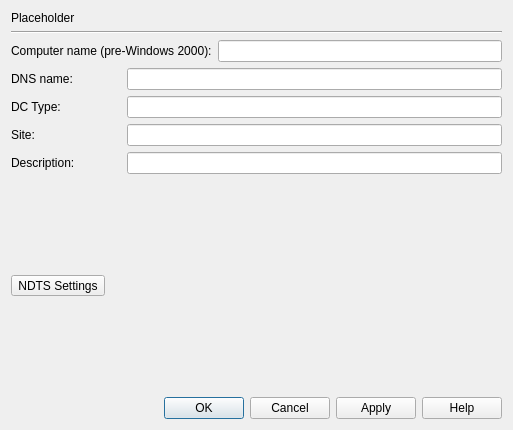
<?xml version="1.0" encoding="UTF-8"?>
<ui version="4.0">
 <class>GeneralComputerWidget</class>
 <widget class="QWidget" name="GeneralComputerWidget">
  <property name="geometry">
   <rect>
    <x>0</x>
    <y>0</y>
    <width>513</width>
    <height>430</height>
   </rect>
  </property>
  <property name="windowTitle">
   <string>Form</string>
  </property>
  <layout class="QGridLayout" name="gridLayout">
   <item row="6" column="2" colspan="3">
    <widget class="QLineEdit" name="descriptionLineEdit">
     <property name="readOnly">
      <bool>true</bool>
     </property>
    </widget>
   </item>
   <item row="5" column="0" colspan="2">
    <widget class="QLabel" name="siteLabel">
     <property name="text">
      <string>Site:</string>
     </property>
    </widget>
   </item>
   <item row="5" column="2" colspan="3">
    <widget class="QLineEdit" name="siteLineEdit">
     <property name="readOnly">
      <bool>true</bool>
     </property>
    </widget>
   </item>
   <item row="2" column="4">
    <widget class="QLineEdit" name="computerNameLineEdit">
     <property name="readOnly">
      <bool>true</bool>
     </property>
    </widget>
   </item>
   <item row="8" column="0" colspan="3">
    <widget class="QToolButton" name="ndtsSettingsToolButton">
     <property name="text">
      <string>NDTS Settings</string>
     </property>
    </widget>
   </item>
   <item row="4" column="2" colspan="3">
    <widget class="QLineEdit" name="dcTypeLineEdit">
     <property name="readOnly">
      <bool>true</bool>
     </property>
    </widget>
   </item>
   <item row="3" column="0" colspan="2">
    <widget class="QLabel" name="dnsNameLabel">
     <property name="text">
      <string>DNS name:</string>
     </property>
     <property name="textFormat">
      <enum>Qt::AutoText</enum>
     </property>
     <property name="openExternalLinks">
      <bool>false</bool>
     </property>
    </widget>
   </item>
   <item row="3" column="2" colspan="3">
    <widget class="QLineEdit" name="dnsNameLineEdit">
     <property name="readOnly">
      <bool>true</bool>
     </property>
    </widget>
   </item>
   <item row="2" column="0" colspan="4">
    <widget class="QLabel" name="computerNameLabel">
     <property name="text">
      <string>Computer name (pre-Windows 2000):</string>
     </property>
    </widget>
   </item>
   <item row="1" column="0" colspan="5">
    <widget class="Line" name="line">
     <property name="orientation">
      <enum>Qt::Horizontal</enum>
     </property>
    </widget>
   </item>
   <item row="4" column="0" colspan="2">
    <widget class="QLabel" name="dcTypeLabel">
     <property name="text">
      <string>DC Type:</string>
     </property>
    </widget>
   </item>
   <item row="10" column="0" colspan="5">
    <widget class="QDialogButtonBox" name="dialogButtonBox">
     <property name="standardButtons">
      <set>QDialogButtonBox::Apply|QDialogButtonBox::Cancel|QDialogButtonBox::Help|QDialogButtonBox::Ok</set>
     </property>
     <property name="centerButtons">
      <bool>false</bool>
     </property>
    </widget>
   </item>
   <item row="6" column="0" colspan="2">
    <widget class="QLabel" name="descriptionLabel">
     <property name="text">
      <string>Description:</string>
     </property>
    </widget>
   </item>
   <item row="7" column="2" colspan="3">
    <spacer name="verticalSpacer">
     <property name="orientation">
      <enum>Qt::Vertical</enum>
     </property>
     <property name="sizeHint" stdset="0">
      <size>
       <width>20</width>
       <height>40</height>
      </size>
     </property>
    </spacer>
   </item>
   <item row="9" column="2" colspan="3">
    <spacer name="verticalSpacer_2">
     <property name="orientation">
      <enum>Qt::Vertical</enum>
     </property>
     <property name="sizeHint" stdset="0">
      <size>
       <width>20</width>
       <height>40</height>
      </size>
     </property>
    </spacer>
   </item>
   <item row="0" column="0">
    <widget class="QLabel" name="computerNamePlaceholderLabel">
     <property name="text">
      <string>Placeholder</string>
     </property>
    </widget>
   </item>
  </layout>
 </widget>
 <resources/>
 <connections/>
</ui>
